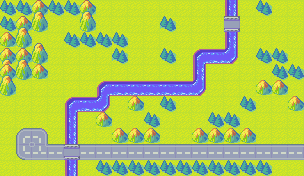

This game map was drawn from its Tiled (.tmx) file and the tilesets committed beside it. A one-line description and the full map source follow:
An orthogonal 19x11 tile map with 16x16 px tiles, 1 tile layer (Tile Layer 1), 2 tilesets.

<map version="1.10" tiledversion="1.11.2" orientation="orthogonal" renderorder="right-down" width="19" height="11" tilewidth="16" tileheight="16" infinite="0" nextlayerid="2" nextobjectid="1">
 <tileset firstgid="1" source="OverworldTiles.tsx" />
 <tileset firstgid="111" source="RiverTiles.tsx" />
 <layer id="1" name="Tile Layer 1" width="19" height="11">
  <data encoding="csv">
2,2,7,2,2,7,1,1,1,1,1,1,1,1,118,1,2,1,1,
2,7,28,1,1,28,1,1,1,1,3,1,1,1,78,1,1,1,1,
5,28,27,1,2,2,2,2,1,1,1,1,1,1,118,1,1,1,1,
7,7,28,1,1,1,1,3,1,1,2,1,125,111,146,1,2,2,1,
7,28,5,1,1,1,1,1,1,1,1,1,118,1,1,1,1,2,2,
28,1,1,1,1,1,125,111,111,111,111,111,146,1,1,1,5,5,1,
1,1,1,1,125,111,146,1,5,1,2,1,1,1,1,2,1,1,5,
1,1,1,1,118,1,5,1,1,2,1,1,1,2,2,1,1,1,1,
1,10,12,1,118,1,1,5,5,5,1,1,5,5,5,5,1,1,1,
1,54,55,76,78,76,76,76,76,76,76,76,76,76,76,76,76,76,76,
1,1,1,1,118,1,2,2,2,2,2,2,2,2,2,2,2,1,1
</data>
 </layer>
</map>